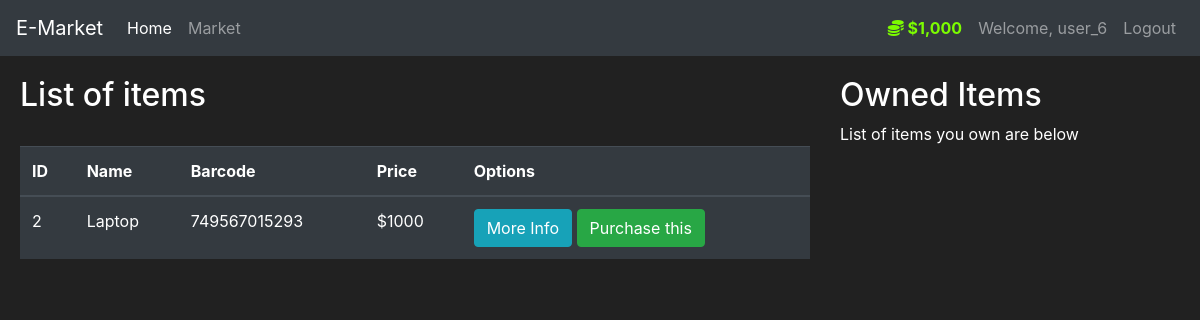
The page /market (signed in) on the database as committed earlier.
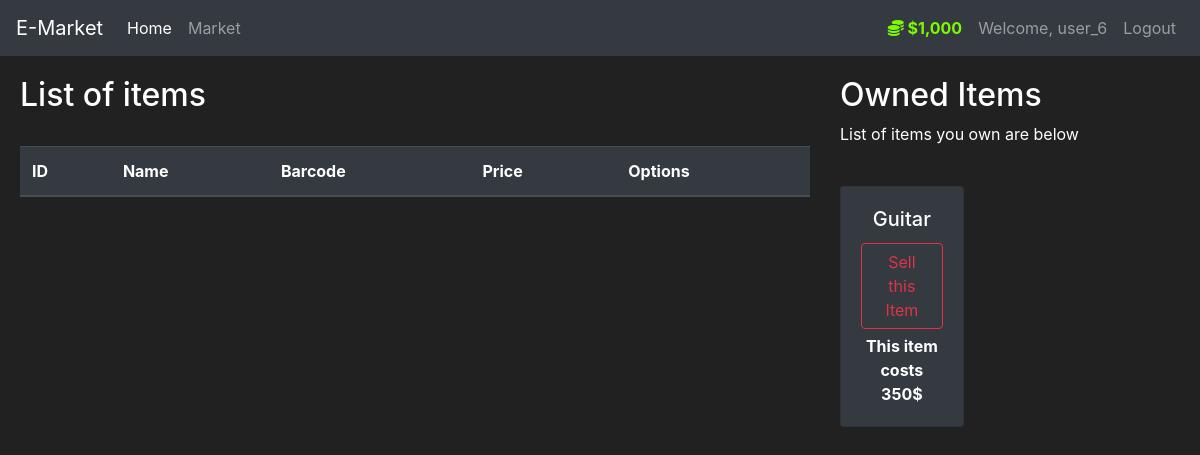
The same page on the database as committed later.
### market/models.py (models this page shows, shortened)
class User(db.Model, UserMixin):
    id = db.Column(db.Integer(), primary_key=True)
    username = db.Column(db.String(length=30), nullable=False, unique=True)
    email = db.Column(db.String(length=50), nullable=False, unique=True)
    password_hash = db.Column(db.String(length=60), nullable=False)
    budget = db.Column(db.Integer(), nullable=False, default=1000)
    items = db.relationship('Items', backref='owned_user', lazy=True)
    @property
    def decorative_budget(self):
        if len(str(self.budget)) >= 4:
            return f"{str(self.budget)[:-3]},{str(self.budget)[-3:]}"
        else:
            return str(self.budget)
    @property
    def password(self):
        return self.password

class Items(db.Model):
    id = db.Column(db.Integer(), primary_key=True)
    name = db.Column(db.String(length=30),nullable=False, unique=True)
    price = db.Column(db.Integer(), nullable=False)
    barcode = db.Column(db.String(length=12), nullable=False, unique=True)
    description = db.Column(db.String(length=1024), nullable=False, unique=True)
    owner = db.Column(db.Integer(), db.ForeignKey('user.id'))

### market/route.py (the view, shortened to what this page needs)
@app.route('/market', methods=['GET', 'POST'])
@login_required
def market_page():
    purchase_form = PurchaseItemForm()
    selling_form = SellItemForm()
    if request.method=="GET":
        items = Items.query.filter_by(owner=None)
        owned_items = Items.query.filter_by(owner=current_user.id)
        return render_template('market.html', items=items, purchase_form=purchase_form, owned_items=owned_items, selling_form=selling_form)

### market/models.py (called while the page is built)
@login_manager.user_loader
def load_user(user_id):
    return User.query.get(int(user_id))

### market/templates/market.html (shortened to what this page needs)
{% extends 'base.html' %}
{% block content %}
<div class="row">
    <div class="col-8" style="margin-top: 20px; margin-left: 20px;">
        <h2>List of items</h2>
        <br>
        <table class="table table-hover table-dark">
            <thead>
                <tr>
                    <th scope="col">ID</th>
                    <th scope="col">Name</th>
                    <th scope="col">Barcode</th>
                    <th scope="col">Price</th>
                    <th scope="col">Options</th>
                </tr>
            </thead>
            <tbody>
                {% for item in items %}
                <tr>
                    <td>{{ item.id }}</td>
                    <td>{{ item.name }}</td>
                    <td>{{ item.barcode }}</td>
                    <td>${{ item.price }}</td>
                    <td>
                        <button class="btn btn-outline btn-info" data-toggle="modal"
                            data-target="#Modal-MoreInfo-{{ item.id }}">More
                            Info</button>
                        <button class="btn btn-outline btn-success" data-toggle="modal"
                            data-target="#Modal-PurchaseConfirm-{{ item.id }}">Purchase this</button>
                    </td>
                </tr>
                {% endfor %}
            </tbody>
        </table>
    </div>
    <div class=" col-3" style="margin-top: 20px; margin-right: 20px;">
        <h2>Owned Items</h2>
        <p>List of items you own are below</p>
        <br>
        <div class="row">
            {% for owned_item in owned_items %}
            <div class="col-md-6">
                <div style="margin-bottom: 5px" class="card text-center bg-dark">
                    <div class="card-body">
                        <h5 class="card-title">{{ owned_item.name }}</h5>
                        <button type="button" class="btn btn-outline-danger" style="margin-bottom: 5px"
                            data-toggle="modal" data-target="#Modal-SellingConfirm-{{ owned_item.id }}">
                            Sell this Item
                        </button>
                        <p class="card-text"><strong>This item costs {{ owned_item.price }}$</strong></p>
                    </div>
                </div>
            </div>
            {% endfor %}
        </div>
    </div>
</div>
{% endblock %}

### market/templates/base.html (shortened to what this page needs)
<!doctype html>
<html lang="en">
<head>
    <link rel="stylesheet" href="https://cdn.jsdelivr.net/npm/bootstrap@4.5.3/dist/css/bootstrap.min.css"
>
</head>
<body>
    <nav class="navbar navbar-expand-md navbar-dark bg-dark">
        <a class="navbar-brand" href="#">E-Market</a>
        <div class="collapse navbar-collapse" id="navbarNav">
            <ul class="navbar-nav mr-auto">
                <li class="nav-item active">
                    <a class="nav-link" href="{{ url_for('home_page') }}">Home </a>
                </li>
                <li class="nav-item">
                    <a class="nav-link" href="{{ url_for('market_page') }}">Market</a>
                </li>
            </ul>
            {% if current_user.is_authenticated %}
            <ul class="navbar-nav">
                <li class="nav-item">
                    <a class="nav-link" style="color: lawngreen; font-weight: bold">
                        <i class="fas fa-coins"></i>
                        ${{ current_user.decorative_budget }}
                    </a>
                </li>
                <li class="nav-item">
                    <a class="nav-link">Welcome, {{ current_user.username }}</a>
                </li>
                <li class="nav-item">
                    <a class="nav-link" href="{{ url_for('logout_page') }}">Logout</a>
                </li>
            </ul>
            {% endif %}
        </div>
    </nav>
    {% block content %}
    {% endblock %}
</body>
</html>

### market/templates/base.html (style rules this page uses)
body { background-color: #212121; color: white }

Rows that differ between the two databases and show on the page:
no longer on this page (row edited): Items: id "2", name "Laptop", barcode "749567015293", price "1000", shown under "List of items"
added Items: name "Guitar", price "350", shown under "Owned Items"
